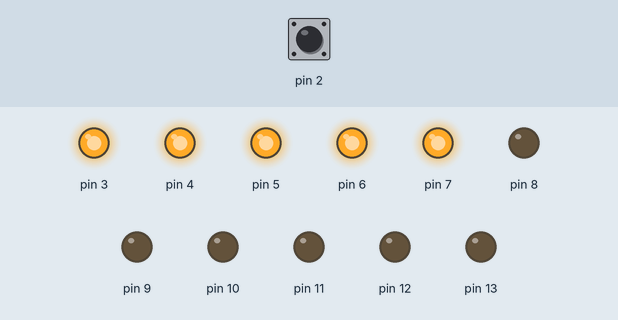
Recording of a sketch running on a simulated Arduino Uno, built with avr-gcc and run on an emulated ATmega328P. Shown: output pins drawn as LEDs (lit = HIGH). Inputs (shaded band) come from the test bench; at power-on: pin 2 HIGH.

Above: at 1.2 s.
1.3 s: pin 2 pulled LOW for 0.15 s
At 1.37 s:
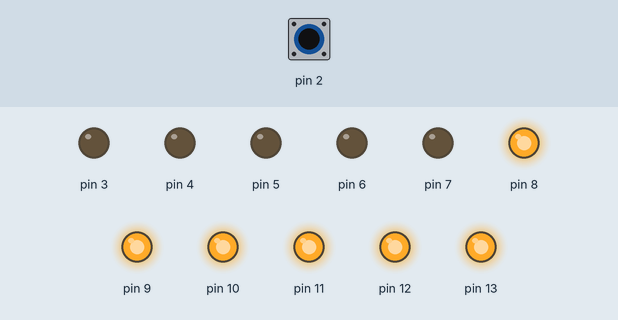
2.9 s: pin 2 pulled LOW for 3.2 s
At 7.5 s:
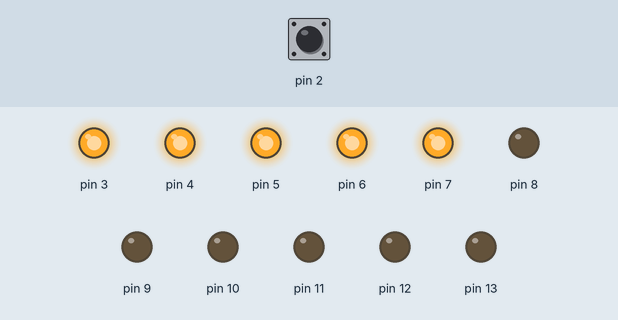
Timing chart, 0 to 9.0 s (numbered marks = the images above; inputs shaded):
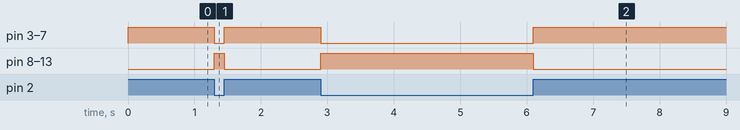

Measured:
- after the input at 1.3 s, pin 3–7: HIGH → LOW at once, → HIGH 0.15 s later; pin 8–13: LOW → HIGH at once, → LOW 0.15 s later
- after the input at 2.9 s, pin 3–7: HIGH → LOW at once, → HIGH 3.2 s later; pin 8–13: LOW → HIGH at once, → LOW 3.2 s later

The sketch:

week03_01.ino
```cpp
//week03_1_arduino_LED_button_2_pinMode_digitalRead_digitalWrite
//迎新宿營，會用LED燈發亮，使用pin腳
void setup() {
  // put your setup code here, to run once:
 pinMode(2,INPUT_PULLUP);//第二是按鈕，沒按時[拉高]
 for(int i=3;i<=13;i++) pinMode(i,OUTPUT);
}

void loop() {
  // put your main code here, to run repeatedly:
 if(digitalRead(2)==HIGH){//沒有按下去、拉高
    for(int i=3;i<=7;i++) digitalWrite(i,HIGH);
    for(int i=8;i<=13;i++) digitalWrite(i,LOW);
  }else{
    for(int i=3;i<=7;i++) digitalWrite(i,LOW);
    for(int i=8;i<=13;i++) digitalWrite(i,HIGH);
    }
}
```
